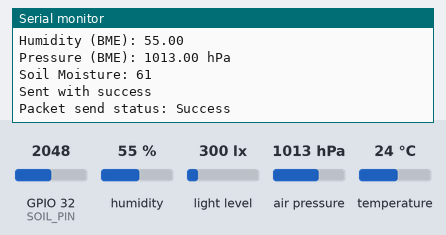
Bench run of a sketch on a simulated ESP32. Parts: the last lines printed to the serial monitor. The inputs (shaded band) are chosen by the test bench; at power-on: humidity 55 %, GPIO 32 (SOIL_PIN) = 2048, light level 300 lx, air pressure 1013 hPa, temperature 24 °C.

Above: at 2.2 s.
2.3 s: humidity set to 22 %
12.5 s: GPIO 32 (SOIL_PIN) set to 2866
At 16.7 s:
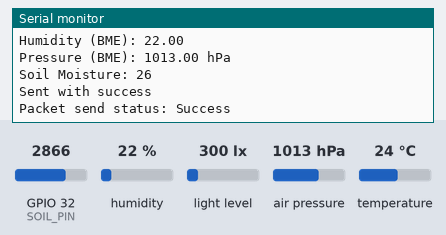
18.5 s: light level set to 40 lx
24.5 s: air pressure set to 952 hPa
30.5 s: GPIO 32 (SOIL_PIN) set to 3972
At 32.6 s:
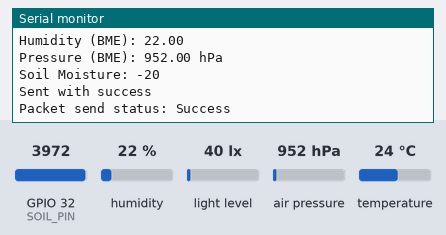
36.5 s: temperature set to 12 °C
Timing chart, 0 to 39.5 s (numbered marks = the images above; inputs shaded):
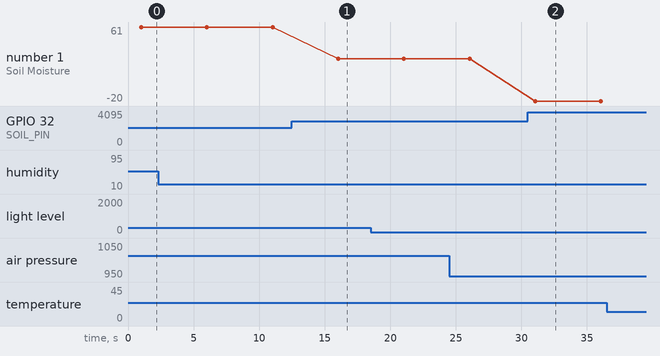

The sketch:

ESPNOW_Transmitter_BME280.ino
```cpp
// (licence header left out)
// --- Include Required Libraries ---
#include <esp_now.h>
#include <WiFi.h>
#include <esp_wifi.h>
#include <esp_sleep.h>
#include <Wire.h>
#include <BH1750.h>
#include <SPI.h>

// ✅ BME280
#include <Adafruit_BME280.h>
#include <Adafruit_Sensor.h>

// --- Optional Deep Sleep Time (in seconds) ---
//uint64_t sleepTimeSeconds = 21600; // 6 hours

// --- GPIO Pin Definitions ---
#define I2C_SDA     25
#define I2C_SCL     26
#define BAT_ADC     33
#define SOIL_PIN    32
#define BOOT_PIN     0
#define POWER_CTRL   4
#define USER_BUTTON 35

// --- Constants ---
#define SOIL_DRY 3490
#define SOIL_WET 1160

int luxRead;

// --- Receiver MAC Address (ESP-NOW peer) ---
uint8_t broadcastAddress[] = {0xB4, 0x8A, 0x0A, 0x82, 0x3D, 0x08};

// --- Data Structure for ESP-NOW Transmission ---
typedef struct gnhc_data_struct {
  int id;    // Device ID
  int t;     // Temperature (°C)
  int h;     // Humidity (%)
  int s;     // Soil moisture (0–100%)
  int l;     // Light (lux)
} gnhc_data_struct;

gnhc_data_struct gdata;

// --- Sensor Object Declarations ---
BH1750 lightMeter(0x23);

// ✅ BME280 object
Adafruit_BME280 bme;

// 3) Send to your peer explicitly (safer than 0 / broadcast)
bool sendData(gnhc_data_struct data) {
  esp_err_t result = esp_now_send(broadcastAddress, (uint8_t*)&data, sizeof(gnhc_data_struct));
  Serial.println(result == ESP_OK ? "Sent with success" : "Error sending the data");
  return result == ESP_OK;
}

// --- ESP-NOW Send Callback ---
void OnDataSent(const wifi_tx_info_t* info, esp_now_send_status_t status) {
  Serial.printf("Packet send status: %s\n",
                status == ESP_NOW_SEND_SUCCESS ? "Success" : "Fail");
}

// --- Setup Function ---
void setup() {
  Serial.begin(115200);
  WiFi.mode(WIFI_STA);

  // Initialize ESP-NOW
  if (esp_now_init() != ESP_OK) {
    Serial.println("Error initializing ESP-NOW");
    return;
  }

  esp_now_register_send_cb(OnDataSent);

  // Setup peer device for communication
  esp_now_peer_info_t peerInfo = {};
  memcpy(peerInfo.peer_addr, broadcastAddress, 6);
  peerInfo.channel = 0;
  peerInfo.encrypt = false;

  if (esp_now_add_peer(&peerInfo) != ESP_OK) {
    Serial.println("Failed to add peer");
    return;
  }

  // Power on the sensor rail
  pinMode(POWER_CTRL, OUTPUT);
  digitalWrite(POWER_CTRL, 1);
  delay(1000);

  // Initialize I2C communication
  bool wireOk = Wire.begin(I2C_SDA, I2C_SCL);
  Serial.println(wireOk ? "Wire ok" : "Wire NOK");

  // Initialize BH1750
  bool lightMeterOk = lightMeter.begin(BH1750::CONTINUOUS_HIGH_RES_MODE);
  Serial.println(lightMeterOk ? "BH1750 initialized" : "Error initializing BH1750");

  // ✅ Initialize BME280 (try 0x76 first, then 0x77)
  bool bmeOk = bme.begin(0x76);
  if (!bmeOk) bmeOk = bme.begin(0x77);

  Serial.println(bmeOk ? "BME280 initialized" : "Error initializing BME280 (check wiring/address)");
}

// --- Main Loop ---
void loop() {
  // Read light intensity
  luxRead = (int)lightMeter.readLightLevel();
  gdata.l = luxRead;
  Serial.print("Lux: "); Serial.println(luxRead);

  // ✅ Read BME280 values
  float tempC = bme.readTemperature();        // °C
  float hum   = bme.readHumidity();           // %
  float pres  = bme.readPressure() / 100.0F;  // hPa

  if (!isnan(tempC)) {
    gdata.t = (int)tempC; // keeping your struct as int
    Serial.print("Temp (BME): "); Serial.println(tempC);
  } else {
    Serial.println("Temp (BME): NaN");
  }

  if (!isnan(hum)) {
    gdata.h = (int)hum;   // keeping your struct as int
    Serial.print("Humidity (BME): "); Serial.println(hum);
  } else {
    Serial.println("Humidity (BME): NaN");
  }

  // Pressure is NOT sent (no field in struct), but printed for debugging
  if (!isnan(pres)) {
    Serial.print("Pressure (BME): "); Serial.print(pres); Serial.println(" hPa");
  } else {
    Serial.println("Pressure (BME): NaN");
  }

  // Soil moisture
  uint16_t soil = analogRead(SOIL_PIN);
  gdata.s = map(soil, SOIL_DRY, SOIL_WET, 0, 100);
  Serial.print("Soil Moisture: "); Serial.println(gdata.s);

  // Device ID
  gdata.id = 3;

  // Send via ESP-NOW
  sendData(gdata);

  delay(5000);

  // Deep sleep
  Serial.println("Entering deep sleep...");
  //esp_sleep_enable_timer_wakeup(sleepTimeSeconds * 1000000ULL);
  //esp_deep_sleep_start();
}
```

Measured:
- after the input at 12.5 s, the serial monitor: prints a new line after 3.5 s (image 1)
- after the input at 30.5 s, the serial monitor: prints a new line after 0.55 s (image 2)
- plotted number 1: 61 → 26 after the input at 12.5 s, 26 → -20 after the input at 30.5 s
